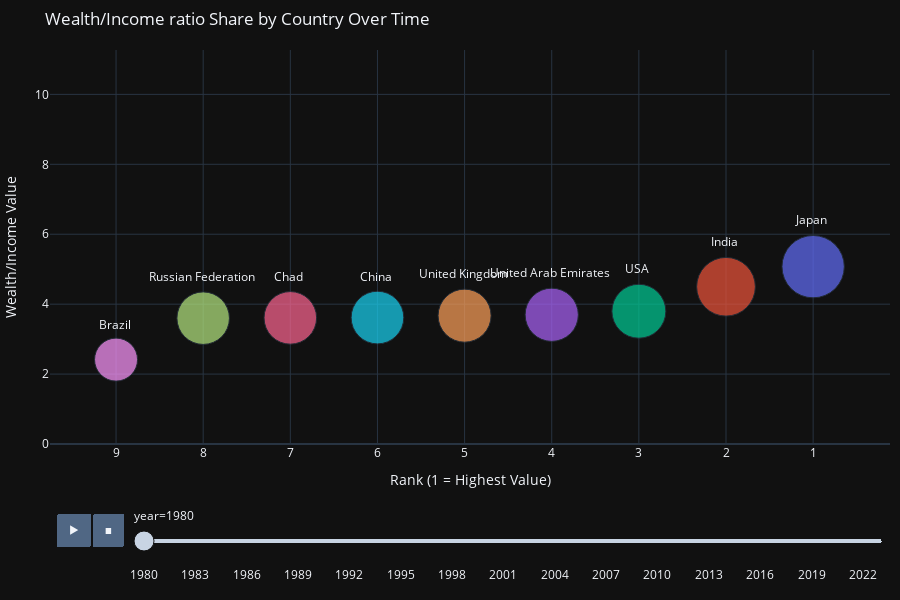

Notebook source saved alongside this figure:
### Code cell
import pandas as pd
import plotly.express as px

wealth = pd.read_csv("data\\wealth_income.csv", sep=';', engine='python', skiprows=1, header=None)

new_header = ["country", "variable", "percentile", "year", "value"]
wealth.loc[-1] = new_header
wealth.index = wealth.index + 1
wealth = wealth.sort_index()
wealth.columns = wealth.iloc[0]
wealth = wealth[1:].reset_index(drop=True)

wealth['year'] = pd.to_numeric(wealth['year'], errors='coerce')
wealth['value'] = pd.to_numeric(wealth['value'], errors='coerce')
wealth = wealth.dropna(subset=['year', 'value'])

wealth['rank'] = wealth.groupby('year')['value'].rank(method='first', ascending=False).astype(int)

wealth = wealth.sort_values(by=['year', 'rank'])

y_max = wealth['value'].max() * 1.2

fig = px.scatter(
    wealth,
    x="rank",
    y="value",
    size="value",
    animation_frame="year",
    hover_name="country",
    color="country",
    size_max=60,
    title="Wealth/Income ratio Share by Country Over Time",
    text="country"
)

fig.update_layout(
    xaxis=dict(
        title="Rank (1 = Highest Value)",
        autorange="reversed"
    ),
    yaxis=dict(
        title="Wealth/Income Value",
        range=[0, y_max],
    ),
    template="plotly_dark",
    height=600,
    showlegend=False,
    margin=dict(t=50, b=40, l=10, r=10),
)

fig.update_traces(textposition="top center")

fig.show()

### Figure 1 — Plotly figure (JSON) as saved in the notebook; plotly's stock layout.template omitted (floating-point values rounded to 4 significant figures)
{"data": [{"hovertemplate": "<b>%{hovertext}</b><br><br>country=%{text}<br>year=1980<br>rank=%{x}<br>value=%{marker.size}<extra></extra>", "hovertext": ["Japan "], "legendgroup": "Japan ", "marker": {"color": "#636efa", "size": [5.073], "sizemode": "area", "sizeref": 0.002609, "symbol": "circle"}, "mode": "markers+text", "name": "Japan ", "orientation": "v", "showlegend": true, "text": ["Japan "], "textposition": "top center", "type": "scatter", "x": [1], "xaxis": "x", "y": [5.073], "yaxis": "y"}, {"hovertemplate": "<b>%{hovertext}</b><br><br>country=%{text}<br>year=1980<br>rank=%{x}<br>value=%{marker.size}<extra></extra>", "hovertext": ["India "], "legendgroup": "India ", "marker": {"color": "#EF553B", "size": [4.498], "sizemode": "area", "sizeref": 0.002609, "symbol": "circle"}, "mode": "markers+text", "name": "India ", "orientation": "v", "showlegend": true, "text": ["India "], "textposition": "top center", "type": "scatter", "x": [2], "xaxis": "x", "y": [4.498], "yaxis": "y"}, {"hovertemplate": "<b>%{hovertext}</b><br><br>country=%{text}<br>year=1980<br>rank=%{x}<br>value=%{marker.size}<extra></extra>", "hovertext": ["USA "], "legendgroup": "USA ", "marker": {"color": "#00cc96", "size": [3.798], "sizemode": "area", "sizeref": 0.002609, "symbol": "circle"}, "mode": "markers+text", "name": "USA ", "orientation": "v", "showlegend": true, "text": ["USA "], "textposition": "top center", "type": "scatter", "x": [3], "xaxis": "x", "y": [3.798], "yaxis": "y"}, {"hovertemplate": "<b>%{hovertext}</b><br><br>country=%{text}<br>year=1980<br>rank=%{x}<br>value=%{marker.size}<extra></extra>", "hovertext": ["United Arab Emirates "], "legendgroup": "United Arab Emirates ", "marker": {"color": "#ab63fa", "size": [3.696], "sizemode": "area", "sizeref": 0.002609, "symbol": "circle"}, "mode": "markers+text", "name": "United Arab Emirates ", "orientation": "v", "showlegend": true, "text": ["United Arab Emirates "], "textposition": "top center", "type": "scatter", "x": [4], "xaxis": "x", "y": [3.696], "yaxis": "y"}, {"hovertemplate": "<b>%{hovertext}</b><br><br>country=%{text}<br>year=1980<br>rank=%{x}<br>value=%{marker.size}<extra></extra>", "hovertext": ["United Kingdom "], "legendgroup": "United Kingdom ", "marker": {"color": "#FFA15A", "size": [3.671], "sizemode": "area", "sizeref": 0.002609, "symbol": "circle"}, "mode": "markers+text", "name": "United Kingdom ", "orientation": "v", "showlegend": true, "text": ["United Kingdom "], "textposition": "top center", "type": "scatter", "x": [5], "xaxis": "x", "y": [3.671], "yaxis": "y"}, {"hovertemplate": "<b>%{hovertext}</b><br><br>country=%{text}<br>year=1980<br>rank=%{x}<br>value=%{marker.size}<extra></extra>", "hovertext": ["China "], "legendgroup": "China ", "marker": {"color": "#19d3f3", "size": [3.617], "sizemode": "area", "sizeref": 0.002609, "symbol": "circle"}, "mode": "markers+text", "name": "China ", "orientation": "v", "showlegend": true, "text": ["China "], "textposition": "top center", "type": "scatter", "x": [6], "xaxis": "x", "y": [3.617], "yaxis": "y"}, {"hovertemplate": "<b>%{hovertext}</b><br><br>country=%{text}<br>year=1980<br>rank=%{x}<br>value=%{marker.size}<extra></extra>", "hovertext": ["Chad "], "legendgroup": "Chad ", "marker": {"color": "#FF6692", "size": [3.608], "sizemode": "area", "sizeref": 0.002609, "symbol": "circle"}, "mode": "markers+text", "name": "Chad ", "orientation": "v", "showlegend": true, "text": ["Chad "], "textposition": "top center", "type": "scatter", "x": [7], "xaxis": "x", "y": [3.608], "yaxis": "y"}, {"hovertemplate": "<b>%{hovertext}</b><br><br>country=%{text}<br>year=1980<br>rank=%{x}<br>value=%{marker.size}<extra></extra>", "hovertext": ["Russian Federation "], "legendgroup": "Russian Federation ", "marker": {"color": "#B6E880", "size": [3.599], "sizemode": "area", "sizeref": 0.002609, "symbol": "circle"}, "mode": "markers+text", "name": "Russian Federation ", "orientation": "v", "showlegend": true, "text": ["Russian Federation "], "textposition": "top center", "type": "scatter", "x": [8], "xaxis": "x", "y": [3.599], "yaxis": "y"}, {"hovertemplate": "<b>%{hovertext}</b><br><br>country=%{text}<br>year=1980<br>rank=%{x}<br>value=%{marker.size}<extra></extra>", "hovertext": ["Brazil "], "legendgroup": "Brazil ", "marker": {"color": "#FF97FF", "size": [2.414], "sizemode": "area", "sizeref": 0.002609, "symbol": "circle"}, "mode": "markers+text", "name": "Brazil ", "orientation": "v", "showlegend": true, "text": ["Brazil "], "textposition": "top center", "type": "scatter", "x": [9], "xaxis": "x", "y": [2.414], "yaxis": "y"}], "layout": {"height": 600, "legend": {"itemsizing": "constant", "title": {"text": "country"}, "tracegroupgap": 0}, "margin": {"b": 40, "l": 10, "r": 10, "t": 50}, "showlegend": false, "sliders": [{"active": 0, "currentvalue": {"prefix": "year="}, "len": 0.9, "pad": {"b": 10, "t": 60}, "steps": [{"args": [["1980"], {"frame": {"duration": 0, "redraw": false}, "fromcurrent": true, "mode": "immediate", "transition": {"duration": 0, "easing": "linear"}}], "label": "1980", "method": "animate"}, {"args": [["1981"], {"frame": {"duration": 0, "redraw": false}, "fromcurrent": true, "mode": "immediate", "transition": {"duration": 0, "easing": "linear"}}], "label": "1981", "method": "animate"}, {"args": [["1982"], {"frame": {"duration": 0, "redraw": false}, "fromcurrent": true, "mode": "immediate", "transition": {"duration": 0, "easing": "linear"}}], "label": "1982", "method": "animate"}, {"args": [["1983"], {"frame": {"duration": 0, "redraw": false}, "fromcurrent": true, "mode": "immediate", "transition": {"duration": 0, "easing": "linear"}}], "label": "1983", "method": "animate"}, {"args": [["1984"], {"frame": {"duration": 0, "redraw": false}, "fromcurrent": true, "mode": "immediate", "transition": {"duration": 0, "easing": "linear"}}], "label": "1984", "method": "animate"}, {"args": [["1985"], {"frame": {"duration": 0, "redraw": false}, "fromcurrent": true, "mode": "immediate", "transition": {"duration": 0, "easing": "linear"}}], "label": "1985", "method": "animate"}, {"args": [["1986"], {"frame": {"duration": 0, "redraw": false}, "fromcurrent": true, "mode": "immediate", "transition": {"duration": 0, "easing": "linear"}}], "label": "1986", "method": "animate"}, {"args": [["1987"], {"frame": {"duration": 0, "redraw": false}, "fromcurrent": true, "mode": "immediate", "transition": {"duration": 0, "easing": "linear"}}], "label": "1987", "method": "animate"}, {"args": [["1988"], {"frame": {"duration": 0, "redraw": false}, "fromcurrent": true, "mode": "immediate", "transition": {"duration": 0, "easing": "linear"}}], "label": "1988", "method": "animate"}, {"args": [["1989"], {"frame": {"duration": 0, "redraw": false}, "fromcurrent": true, "mode": "immediate", "transition": {"duration": 0, "easing": "linear"}}], "label": "1989", "method": "animate"}, {"args": [["1990"], {"frame": {"duration": 0, "redraw": false}, "fromcurrent": true, "mode": "immediate", "transition": {"duration": 0, "easing": "linear"}}], "label": "1990", "method": "animate"}, {"args": [["1991"], {"frame": {"duration": 0, "redraw": false}, "fromcurrent": true, "mode": "immediate", "transition": {"duration": 0, "easing": "linear"}}], "label": "1991", "method": "animate"}, {"args": [["1992"], {"frame": {"duration": 0, "redraw": false}, "fromcurrent": true, "mode": "immediate", "transition": {"duration": 0, "easing": "linear"}}], "label": "1992", "method": "animate"}, {"args": [["1993"], {"frame": {"duration": 0, "redraw": false}, "fromcurrent": true, "mode": "immediate", "transition": {"duration": 0, "easing": "linear"}}], "label": "1993", "method": "animate"}, {"args": [["1994"], {"frame": {"duration": 0, "redraw": false}, "fromcurrent": true, "mode": "immediate", "transition": {"duration": 0, "easing": "linear"}}], "label": "1994", "method": "animate"}, {"args": [["1995"], {"frame": {"duration": 0, "redraw": false}, "fromcurrent": true, "mode": "immediate", "transition": {"duration": 0, "easing": "linear"}}], "label": "1995", "method": "animate"}, {"args": [["1996"], {"frame": {"duration": 0, "redraw": false}, "fromcurrent": true, "mode": "immediate", "transition": {"duration": 0, "easing": "linear"}}], "label": "1996", "method": "animate"}, {"args": [["1997"], {"frame": {"duration": 0, "redraw": false}, "fromcurrent": true, "mode": "immediate", "transition": {"duration": 0, "easing": "linear"}}], "label": "1997", "method": "animate"}, {"args": [["1998"], {"frame": {"duration": 0, "redraw": false}, "fromcurrent": true, "mode": "immediate", "transition": {"duration": 0, "easing": "linear"}}], "label": "1998", "method": "animate"}, {"args": [["1999"], {"frame": {"duration": 0, "redraw": false}, "fromcurrent": true, "mode": "immediate", "transition": {"duration": 0, "easing": "linear"}}], "label": "1999", "method": "animate"}, {"args": [["2000"], {"frame": {"duration": 0, "redraw": false}, "fromcurrent": true, "mode": "immediate", "transition": {"duration": 0, "easing": "linear"}}], "label": "2000", "method": "animate"}, {"args": [["2001"], {"frame": {"duration": 0, "redraw": false}, "fromcurrent": true, "mode": "immediate", "transition": {"duration": 0, "easing": "linear"}}], "label": "2001", "method": "animate"}, {"args": [["2002"], {"frame": {"duration": 0, "redraw": false}, "fromcurrent": true, "mode": "immediate", "transition": {"duration": 0, "easing": "linear"}}], "label": "2002", "method": "animate"}, {"args": [["2003"], {"frame": {"duration": 0, "redraw": false}, "fromcurrent": true, "mode": "immediate", "transition": {"duration": 0, "easing": "linear"}}], "label": "2003", "method": "animate"}, {"args": [["2004"], {"frame": {"duration": 0, "redraw": false}, "fromcurrent": true, "mode": "immediate", "transition": {"duration": 0, "easing": "linear"}}], "label": "2004", "method": "animate"}, {"args": [["2005"], {"frame": {"duration": 0, "redraw": false}, "fromcurrent": true, "mode": "immediate", "transition": {"duration": 0, "easing": "linear"}}], "label": "2005", "method": "animate"}, {"args": [["2006"], {"frame": {"duration": 0, "redraw": false}, "fromcurrent": true, "mode": "immediate", "transition": {"duration": 0, "easing": "linear"}}], "label": "2006", "method": "animate"}, {"args": [["2007"], {"frame": {"duration": 0, "redraw": false}, "fromcurrent": true, "mode": "immediate", "transition": {"duration": 0, "easing": "linear"}}], "label": "2007", "method": "animate"}, {"args": [["2008"], {"frame": {"duration": 0, "redraw": false}, "fromcurrent": true, "mode": "immediate", "transition": {"duration": 0, "easing": "linear"}}], "label": "2008", "method": "animate"}, {"args": [["2009"], {"frame": {"duration": 0, "redraw": false}, "fromcurrent": true, "mode": "immediate", "transition": {"duration": 0, "easing": "linear"}}], "label": "2009", "method": "animate"}, {"args": [["2010"], {"frame": {"duration": 0, "redraw": false}, "fromcurrent": true, "mode": "immediate", "transition": {"duration": 0, "easing": "linear"}}], "label": "2010", "method": "animate"}, {"args": [["2011"], {"frame": {"duration": 0, "redraw": false}, "fromcurrent": true, "mode": "immediate", "transition": {"duration": 0, "easing": "linear"}}], "label": "2011", "method": "animate"}, {"args": [["2012"], {"frame": {"duration": 0, "redraw": false}, "fromcurrent": true, "mode": "immediate", "transition": {"duration": 0, "easing": "linear"}}], "label": "2012", "method": "animate"}, {"args": [["2013"], {"frame": {"duration": 0, "redraw": false}, "fromcurrent": true, "mode": "immediate", "transition": {"duration": 0, "easing": "linear"}}], "label": "2013", "method": "animate"}, {"args": [["2014"], {"frame": {"duration": 0, "redraw": false}, "fromcurrent": true, "mode": "immediate", "transition": {"duration": 0, "easing": "linear"}}], "label": "2014", "method": "animate"}, {"args": [["2015"], {"frame": {"duration": 0, "redraw": false}, "fromcurrent": true, "mode": "immediate", "transition": {"duration": 0, "easing": "linear"}}], "label": "2015", "method": "animate"}, {"args": [["2016"], {"frame": {"duration": 0, "redraw": false}, "fromcurrent": true, "mode": "immediate", "transition": {"duration": 0, "easing": "linear"}}], "label": "2016", "method": "animate"}, {"args": [["2017"], {"frame": {"duration": 0, "redraw": false}, "fromcurrent": true, "mode": "immediate", "transition": {"duration": 0, "easing": "linear"}}], "label": "2017", "method": "animate"}, {"args": [["2018"], {"frame": {"duration": 0, "redraw": false}, "fromcurrent": true, "mode": "immediate", "transition": {"duration": 0, "easing": "linear"}}], "label": "2018", "method": "animate"}, {"args": [["2019"], {"frame": {"duration": 0, "redraw": false}, "fromcurrent": true, "mode": "immediate", "transition": {"duration": 0, "easing": "linear"}}], "label": "2019", "method": "animate"}, {"args": [["2020"], {"frame": {"duration": 0, "redraw": false}, "fromcurrent": true, "mode": "immediate", "transition": {"duration": 0, "easing": "linear"}}], "label": "2020", "method": "animate"}, {"args": [["2021"], {"frame": {"duration": 0, "redraw": false}, "fromcurrent": true, "mode": "immediate", "transition": {"duration": 0, "easing": "linear"}}], "label": "2021", "method": "animate"}, {"args": [["2022"], {"frame": {"duration": 0, "redraw": false}, "fromcurrent": true, "mode": "immediate", "transition": {"duration": 0, "easing": "linear"}}], "label": "2022", "method": "animate"}, {"args": [["2023"], {"frame": {"duration": 0, "redraw": false}, "fromcurrent": true, "mode": "immediate", "transition": {"duration": 0, "easing": "linear"}}], "label": "2023", "method": "animate"}], "x": 0.1, "xanchor": "left", "y": 0, "yanchor": "top"}], "title": {"text": "Wealth/Income ratio Share by Country Over Time"}, "updatemenus": [{"buttons": [{"args": [null, {"frame": {"duration": 500, "redraw": false}, "fromcurrent": true, "mode": "immediate", "transition": {"duration": 500, "easing": "linear"}}], "label": "&#9654;", "method": "animate"}, {"args": [[null], {"frame": {"duration": 0, "redraw": false}, "fromcurrent": true, "mode": "immediate", "transition": {"duration": 0, "easing": "linear"}}], "label": "&#9724;", "method": "animate"}], "direction": "left", "pad": {"r": 10, "t": 70}, "showactive": false, "type": "buttons", "x": 0.1, "xanchor": "right", "y": 0, "yanchor": "top"}], "xaxis": {"anchor": "y", "autorange": "reversed", "domain": [0, 1], "title": {"text": "Rank (1 = Highest Value)"}}, "yaxis": {"anchor": "x", "domain": [0, 1], "range": [0, 11.27], "title": {"text": "Wealth/Income Value"}}}}
